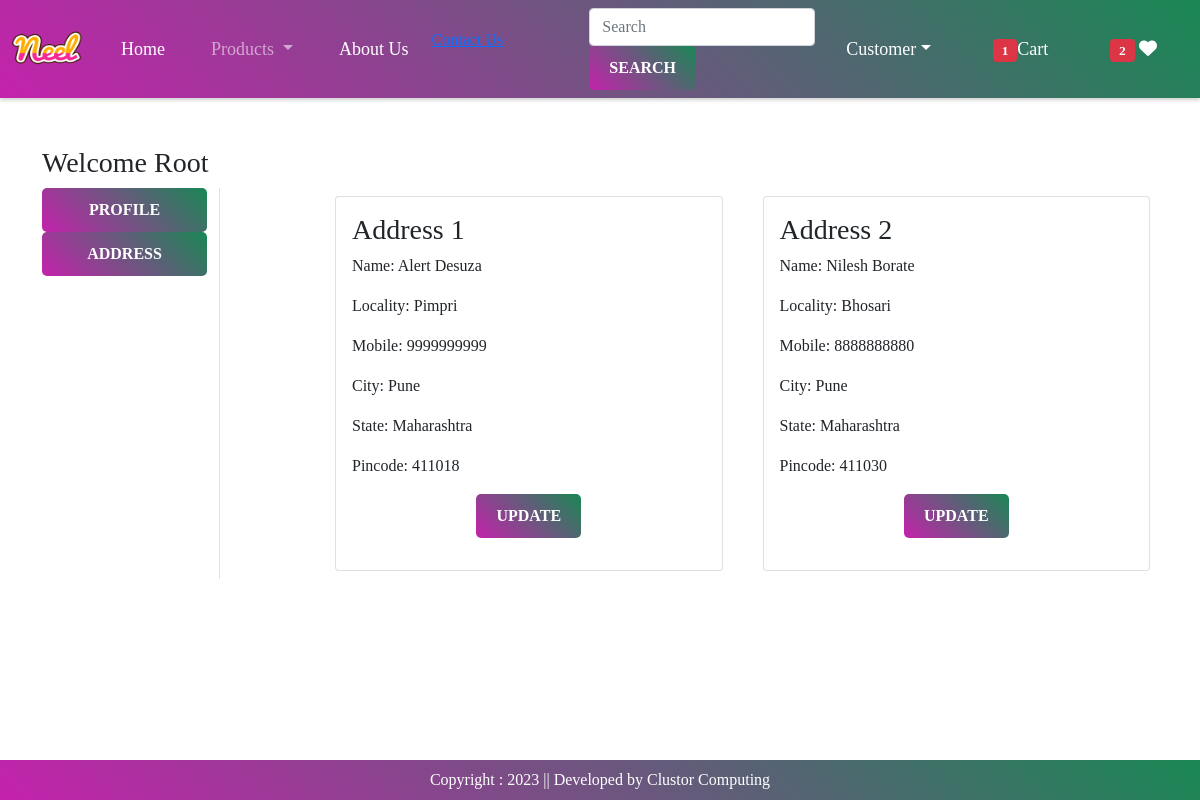
The page /address/ (signed in) on the database its author committed.
### app/models.py (models this page shows, shortened)
class Customer(models.Model):
    user = models.ForeignKey(User, on_delete=models.CASCADE)
    name = models.CharField(max_length=200)
    locality = models.CharField(max_length=200)
    city = models.CharField(max_length=50)
    mobile = models.IntegerField(default=0)
    zipcode = models.IntegerField()
    state = models.CharField(choices=STATE_CHOICES,max_length=100)

### app/views.py (the view)
# urls.py: path('address/', views.address, name='address'),
@login_required
def address(request):
    add = Customer.objects.filter(user=request.user)
    totalitem = 0
    wishitem = 0
    wishitem = len(Wishlist.objects.filter(user=request.user))
    totalitem = len(Cart.objects.filter(user=request.user))
    return render(request, 'app/address.html',locals())

### app/templates/app/address.html (shortened to what this page needs)
{% extends "app/base.html" %}
{% load static %}
{% block main-content %}
<div class="container my-5">
    <div class="row">
        <h3>Welcome <span class="text-capitalize">{{request.user}}</span></h3>
        <div class="col-sm-2 border-end">
            <ul class="list-unstyled">
                <li class="d-grid"><a href="{% url "profile" %}" class="btn">Profile</a></li>
                <li class="d-grid"><a href="{% url "address" %}" class="btn btn-primary">Address</a></li>
            </ul>
        </div>
        <div class="col-sm-9 offset-sm-1">
            <div class="row">
                {% for ad in add %}
                <div class="col-sm-6">
                    <div class="card m-2">
                        <div class="card-body">
                            <h3>Address {{forloop.counter}}</h3>
                            <p>Name: {{ad.name}}</p>
                            <p>Locality: {{ad.locality}}</p>
                            <p>Mobile: {{ad.mobile}}</p>
                            <p>City: {{ad.city}}</p>
                            <p>State: {{ad.state}}</p>
                            <p>Pincode: {{ad.zipcode}}</p>
                            <p class="text-center"><a href="{% url "updateAddress" pk=ad.id %}" type="button" class="btn btn-success">Update</a></p>
                        </div>
                    </div>
                </div>
                {% endfor %}
            </div>
        </div>
    </div>
</div>
{% endblock main-content %}

### app/static/app/css/style.css (style rules this page uses)
body { font-family: 'Georgia', serif; }
.btn { background: linear-gradient(45deg, #C422AC, #198754); color: #fff; border: none; padding: 10px 20px; border-radius: 5px; text-transform: uppercase; font-weight: bold; }

### rows shown on the page
Customer: name "Alert Desuza", locality "Pimpri", mobile "9999999999", city "Pune", state "Maharashtra", zipcode "411018"
Customer: name "Nilesh Borate", locality "Bhosari", mobile "8888888880", city "Pune", state "Maharashtra", zipcode "411030"

### other values the page prints
{{ totalitem }} "1"
{{ wishitem }} "2"
{{ request.user }} "Root"
